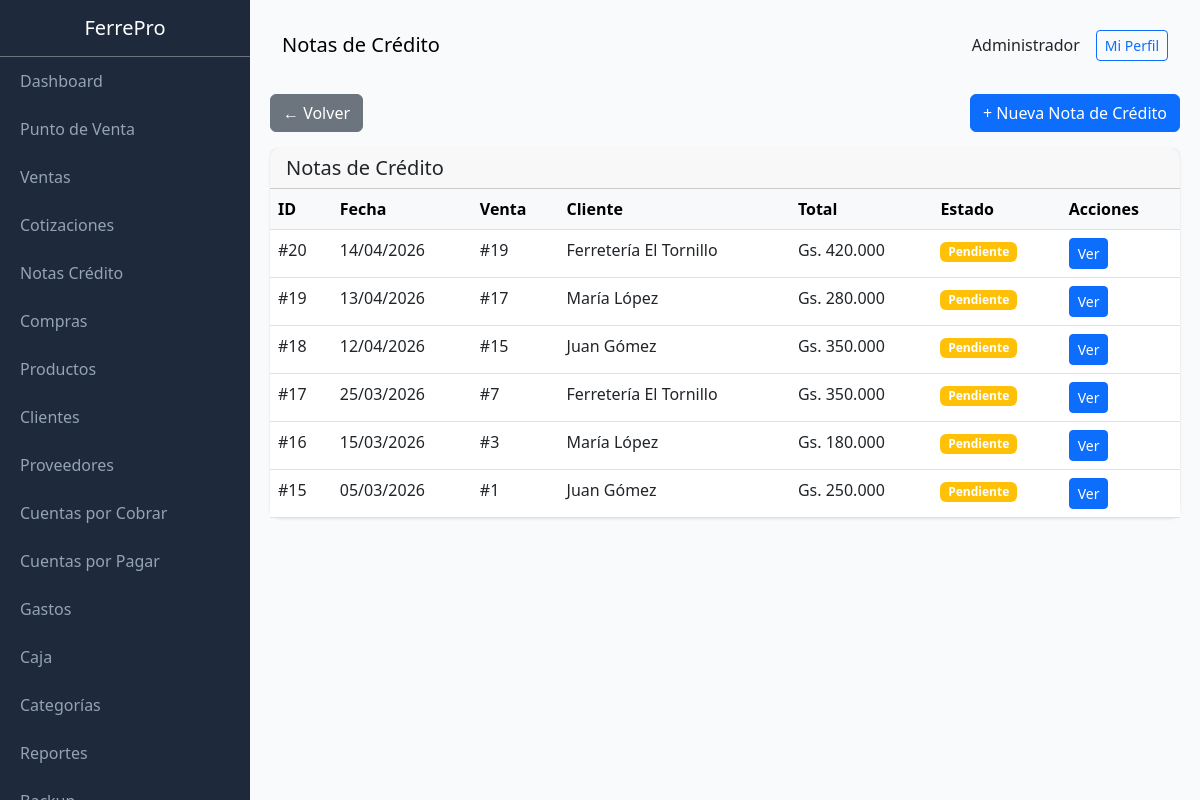
The page /public/index.php?page=credit_notes (signed in) on the database as committed earlier.
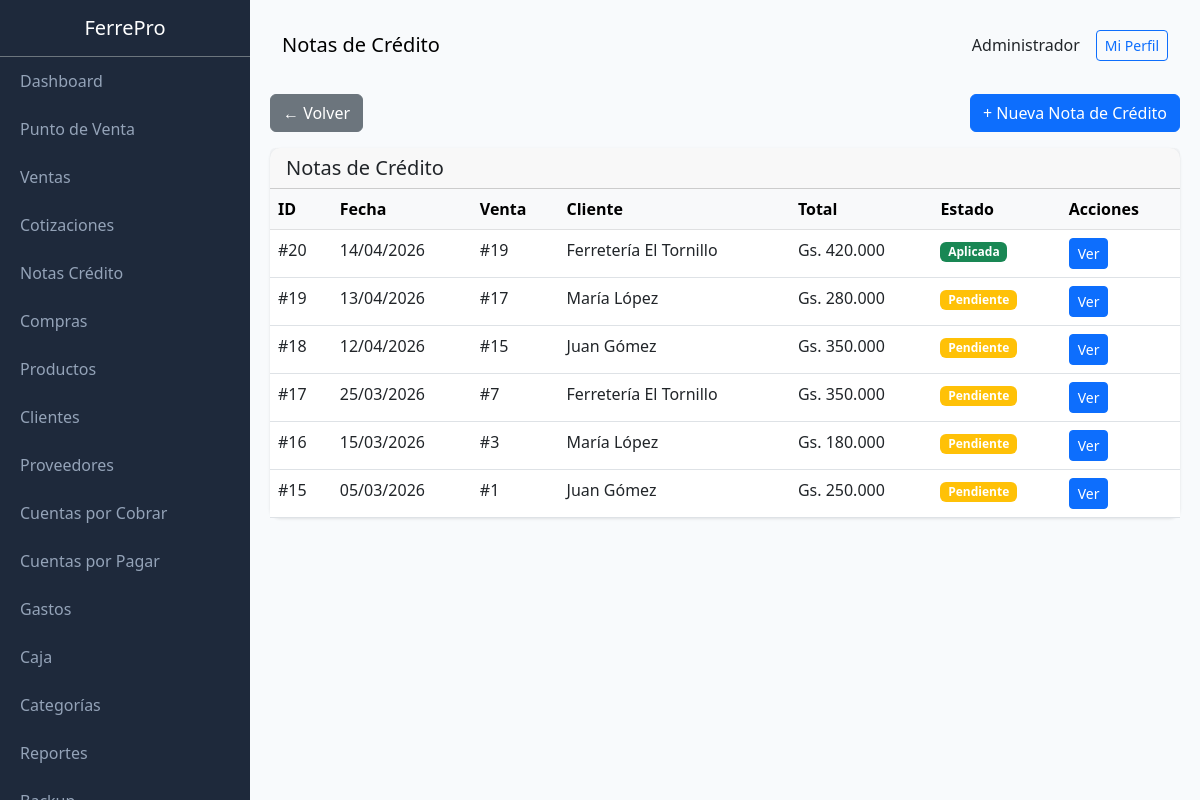
The same page on the database as committed later.
### tables this page shows
CREATE TABLE credit_notes (
                id INTEGER PRIMARY KEY AUTOINCREMENT,
                sale_id INTEGER NOT NULL,
                user_id INTEGER NOT NULL,
                client_id INTEGER,
                reason TEXT NOT NULL,
                subtotal REAL NOT NULL,
                discount REAL DEFAULT 0,
                total REAL NOT NULL,
                status TEXT DEFAULT 'pending',
                created_at DATETIME DEFAULT CURRENT_TIMESTAMP,
                FOREIGN KEY (sale_id) REFERENCES sales(id),
                FOREIGN KEY (user_id) REFERENCES users(id),
                FOREIGN KEY (client_id) REFERENCES clients(id)
            );

CREATE TABLE clients (
                id INTEGER PRIMARY KEY AUTOINCREMENT,
                name TEXT NOT NULL,
                document_type TEXT DEFAULT 'DNI',
                document TEXT,
                phone TEXT,
                email TEXT,
                address TEXT,
                credit_limit REAL DEFAULT 0,
                category TEXT DEFAULT 'minorista',
                balance REAL DEFAULT 0,
                active INTEGER DEFAULT 1,
                created_at DATETIME DEFAULT CURRENT_TIMESTAMP
            , credit_days INTEGER DEFAULT 30);

### class/Database.php (called while the page is built, shortened)
<?php
class Database extends PDO {
    private static $instance = null;
    private function __construct() {
        $dbPath = dirname(__DIR__) . '/storage/ferrepro.db';
        $this->initTables();
    }
    public static function getInstance() {
        if (self::$instance === null) {
            self::$instance = new self();
        }
        return self::$instance;
    }
    private function initTables() {
        $this->seedDefaultData();
    }
    private function seedDefaultData() {
        $stmt = $this->query("SELECT COUNT(*) as count FROM users");
    }
}

### class/Format.php (called while the page is built, shortened)
<?php
class Format {
    public static function money($amount) {
        $amount = floatval($amount);
        return 'Gs. ' . number_format($amount, 0, ',', '.');
    }
    public static function date($date) {
        try {
            $dateObj = new DateTime($date);
            return $dateObj->format('d/m/Y');
        } catch (Exception $e) {
            return 'Fecha inválida';
        }
    }
}

### views/credit_notes/index.php (the view, shortened to what this page needs)
<?php
$content = '
<div class="row mb-3">
    <div class="col-md-6">
        <a href="?page=home" class="btn btn-secondary">← Volver</a>
    </div>
    <div class="col-md-6 text-end">
        <a href="?page=credit_notes&action=new" class="btn btn-primary">+ Nueva Nota de Crédito</a>
    </div>
</div>';
$creditNotes = db()->query("
    SELECT cn.*, c.name as client_name, u.name as user_name, s.total as sale_total
    FROM credit_notes cn
    LEFT JOIN clients c ON cn.client_id = c.id
    LEFT JOIN users u ON cn.user_id = u.id
    LEFT JOIN sales s ON cn.sale_id = s.id
    ORDER BY cn.id DESC
")->fetchAll(PDO::FETCH_ASSOC);
$content .= '
<div class="card">
    <div class="card-header d-flex justify-content-between align-items-center">
        <h5 class="mb-0">Notas de Crédito</h5>
    </div>
    <div class="card-body p-0">
        <table class="table table-hover mb-0">
            <thead class="table-light">
                <tr>
                    <th>ID</th>
                    <th>Fecha</th>
                    <th>Venta</th>
                    <th>Cliente</th>
                    <th>Total</th>
                    <th>Estado</th>
                    <th>Acciones</th>
                </tr>
            </thead>
            <tbody>';
if (count($creditNotes) == 0) {
    $content .= '<tr><td colspan="7" class="text-center">No hay notas de crédito</td></tr>';
} else {
    foreach ($creditNotes as $cn) {
        $statusClass = $cn['status'] === 'pending' ? 'warning' : ($cn['status'] === 'applied' ? 'success' : 'secondary');
        $statusLabel = $cn['status'] === 'pending' ? 'Pendiente' : ($cn['status'] === 'applied' ? 'Aplicada' : 'Anulada');
        $content .= '<tr>
            <td>#' . $cn['id'] . '</td>
            <td>' . Format::date($cn['created_at']) . '</td>
            <td>#' . $cn['sale_id'] . '</td>
            <td>' . htmlspecialchars($cn['client_name'] ?? 'Mostrador') . '</td>
            <td>' . Format::money($cn['total']) . '</td>
            <td><span class="badge bg-' . $statusClass . '">' . $statusLabel . '</span></td>
            <td>
                <a href="?page=credit_notes&action=view&id=' . $cn['id'] . '" class="btn btn-sm btn-primary">Ver</a>
            </td>
        </tr>';
    }
}
$content .= '</tbody>
        </table>
    </div>
</div>';

Rows that differ between the two databases and show on the page:
changed credit_notes "Gs. 420.000": status "Pendiente" → "Aplicada"
